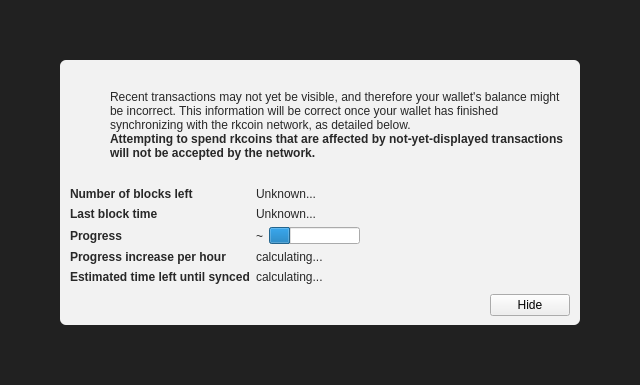
<?xml version="1.0" encoding="UTF-8"?>
<ui version="4.0">
 <class>ModalOverlay</class>
 <widget class="ModalOverlay" name="ModalOverlay">
  <property name="geometry">
   <rect>
    <x>0</x>
    <y>0</y>
    <width>640</width>
    <height>385</height>
   </rect>
  </property>
  <property name="windowTitle">
   <string>Form</string>
  </property>
  <layout class="QVBoxLayout" name="verticalLayout" stretch="0">
   <property name="sizeConstraint">
    <enum>QLayout::SetDefaultConstraint</enum>
   </property>
   <property name="leftMargin">
    <number>0</number>
   </property>
   <property name="topMargin">
    <number>0</number>
   </property>
   <property name="rightMargin">
    <number>0</number>
   </property>
   <property name="bottomMargin">
    <number>0</number>
   </property>
   <item>
    <widget class="QWidget" name="bgWidget" native="true">
     <property name="styleSheet">
      <string notr="true">#bgWidget { background: rgba(0,0,0,220); }</string>
     </property>
     <layout class="QVBoxLayout" name="verticalLayoutMain" stretch="1">
      <property name="leftMargin">
       <number>60</number>
      </property>
      <property name="topMargin">
       <number>60</number>
      </property>
      <property name="rightMargin">
       <number>60</number>
      </property>
      <property name="bottomMargin">
       <number>60</number>
      </property>
      <item>
       <widget class="QWidget" name="contentWidget" native="true">
        <property name="styleSheet">
         <string notr="true">#contentWidget { background: rgba(255,255,255,240); border-radius: 6px; }

QLabel { color: rgb(40,40,40);  }</string>
        </property>
        <layout class="QVBoxLayout" name="verticalLayoutSub" stretch="1,0,0,0">
         <property name="spacing">
          <number>0</number>
         </property>
         <property name="leftMargin">
          <number>10</number>
         </property>
         <property name="topMargin">
          <number>10</number>
         </property>
         <property name="rightMargin">
          <number>10</number>
         </property>
         <property name="bottomMargin">
          <number>10</number>
         </property>
         <item>
          <layout class="QHBoxLayout" name="horizontalLayoutIconText" stretch="0,1">
           <property name="topMargin">
            <number>20</number>
           </property>
           <item>
            <layout class="QVBoxLayout" name="verticalLayoutIcon">
             <property name="leftMargin">
              <number>0</number>
             </property>
             <item>
              <widget class="QPushButton" name="warningIcon">
               <property name="enabled">
                <bool>false</bool>
               </property>
               <property name="text">
                <string/>
               </property>
               <property name="icon">
                <iconset>
                 <normaloff>:/icons/warning</normaloff>
                 <disabledoff>:/icons/warning</disabledoff>:/icons/warning</iconset>
               </property>
               <property name="iconSize">
                <size>
                 <width>48</width>
                 <height>48</height>
                </size>
               </property>
               <property name="flat">
                <bool>true</bool>
               </property>
              </widget>
             </item>
             <item>
              <spacer name="verticalSpacerWarningIcon">
               <property name="orientation">
                <enum>Qt::Vertical</enum>
               </property>
               <property name="sizeHint" stdset="0">
                <size>
                 <width>20</width>
                 <height>40</height>
                </size>
               </property>
              </spacer>
             </item>
            </layout>
           </item>
           <item>
            <layout class="QVBoxLayout" name="verticalLayoutInfoText">
             <property name="leftMargin">
              <number>0</number>
             </property>
             <property name="topMargin">
              <number>0</number>
             </property>
             <item>
              <widget class="QLabel" name="infoText">
               <property name="text">
                <string>Recent transactions may not yet be visible, and therefore your wallet's balance might be incorrect. This information will be correct once your wallet has finished synchronizing with the rkcoin network, as detailed below.</string>
               </property>
               <property name="textFormat">
                <enum>Qt::RichText</enum>
               </property>
               <property name="wordWrap">
                <bool>true</bool>
               </property>
              </widget>
             </item>
             <item>
              <widget class="QLabel" name="infoTextStrong">
               <property name="font">
                <font>
                 <weight>75</weight>
                 <bold>true</bold>
                </font>
               </property>
               <property name="text">
                <string>Attempting to spend rkcoins that are affected by not-yet-displayed transactions will not be accepted by the network.</string>
               </property>
               <property name="textFormat">
                <enum>Qt::RichText</enum>
               </property>
               <property name="wordWrap">
                <bool>true</bool>
               </property>
              </widget>
             </item>
             <item>
              <spacer name="verticalSpacerInTextSpace">
               <property name="orientation">
                <enum>Qt::Vertical</enum>
               </property>
               <property name="sizeHint" stdset="0">
                <size>
                 <width>20</width>
                 <height>40</height>
                </size>
               </property>
              </spacer>
             </item>
            </layout>
           </item>
          </layout>
         </item>
         <item>
          <spacer name="verticalSpacerAfterText">
           <property name="orientation">
            <enum>Qt::Vertical</enum>
           </property>
           <property name="sizeHint" stdset="0">
            <size>
             <width>20</width>
             <height>40</height>
            </size>
           </property>
          </spacer>
         </item>
         <item>
          <layout class="QFormLayout" name="formLayout">
           <property name="fieldGrowthPolicy">
            <enum>QFormLayout::FieldsStayAtSizeHint</enum>
           </property>
           <property name="horizontalSpacing">
            <number>6</number>
           </property>
           <property name="verticalSpacing">
            <number>6</number>
           </property>
           <property name="topMargin">
            <number>10</number>
           </property>
           <item row="0" column="0">
            <widget class="QLabel" name="labelNumberOfBlocksLeft">
             <property name="font">
              <font>
               <weight>75</weight>
               <bold>true</bold>
              </font>
             </property>
             <property name="text">
              <string>Number of blocks left</string>
             </property>
            </widget>
           </item>
           <item row="0" column="1">
            <widget class="QLabel" name="numberOfBlocksLeft">
             <property name="text">
              <string>Unknown...</string>
             </property>
            </widget>
           </item>
           <item row="1" column="0">
            <widget class="QLabel" name="labelLastBlockTime">
             <property name="font">
              <font>
               <weight>75</weight>
               <bold>true</bold>
              </font>
             </property>
             <property name="text">
              <string>Last block time</string>
             </property>
            </widget>
           </item>
           <item row="1" column="1">
            <widget class="QLabel" name="newestBlockDate">
             <property name="sizePolicy">
              <sizepolicy hsizetype="Maximum" vsizetype="Preferred">
               <horstretch>0</horstretch>
               <verstretch>0</verstretch>
              </sizepolicy>
             </property>
             <property name="text">
              <string>Unknown...</string>
             </property>
            </widget>
           </item>
           <item row="2" column="0">
            <widget class="QLabel" name="labelSyncDone">
             <property name="font">
              <font>
               <weight>75</weight>
               <bold>true</bold>
              </font>
             </property>
             <property name="text">
              <string>Progress</string>
             </property>
            </widget>
           </item>
           <item row="2" column="1">
            <layout class="QHBoxLayout" name="horizontalLayoutSync" stretch="0,1">
             <item>
              <widget class="QLabel" name="percentageProgress">
               <property name="text">
                <string notr="true">~</string>
               </property>
              </widget>
             </item>
             <item>
              <widget class="QProgressBar" name="progressBar">
               <property name="value">
                <number>24</number>
               </property>
               <property name="format">
                <string/>
               </property>
              </widget>
             </item>
            </layout>
           </item>
           <item row="4" column="0">
            <widget class="QLabel" name="labelProgressIncrease">
             <property name="font">
              <font>
               <weight>75</weight>
               <bold>true</bold>
              </font>
             </property>
             <property name="text">
              <string>Progress increase per hour</string>
             </property>
            </widget>
           </item>
           <item row="4" column="1">
            <widget class="QLabel" name="progressIncreasePerH">
             <property name="text">
              <string>calculating...</string>
             </property>
            </widget>
           </item>
           <item row="5" column="0">
            <widget class="QLabel" name="labelEstimatedTimeLeft">
             <property name="font">
              <font>
               <weight>75</weight>
               <bold>true</bold>
              </font>
             </property>
             <property name="text">
              <string>Estimated time left until synced</string>
             </property>
            </widget>
           </item>
           <item row="5" column="1">
            <widget class="QLabel" name="expectedTimeLeft">
             <property name="text">
              <string>calculating...</string>
             </property>
            </widget>
           </item>
          </layout>
         </item>
         <item>
          <layout class="QHBoxLayout" name="horizontalLayoutButtons">
           <property name="leftMargin">
            <number>10</number>
           </property>
           <property name="topMargin">
            <number>10</number>
           </property>
           <item>
            <spacer name="horizontalSpacer">
             <property name="orientation">
              <enum>Qt::Horizontal</enum>
             </property>
             <property name="sizeHint" stdset="0">
              <size>
               <width>40</width>
               <height>20</height>
              </size>
             </property>
            </spacer>
           </item>
           <item>
            <widget class="QPushButton" name="closeButton">
             <property name="text">
              <string>Hide</string>
             </property>
            </widget>
           </item>
          </layout>
         </item>
        </layout>
       </widget>
      </item>
     </layout>
    </widget>
   </item>
  </layout>
 </widget>
 <customwidgets>
  <customwidget>
   <class>ModalOverlay</class>
   <extends>QWidget</extends>
   <header>qt/modaloverlay.h</header>
   <container>1</container>
  </customwidget>
 </customwidgets>
 <resources/>
 <connections/>
</ui>
